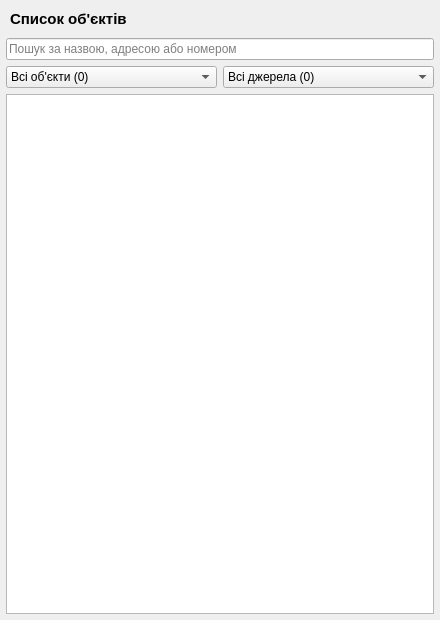
<?xml version="1.0" encoding="UTF-8"?>
<ui version="4.0">
 <class>ObjectListPanel</class>
 <widget class="QWidget" name="ObjectListPanel">
  <property name="geometry">
   <rect>
    <x>0</x>
    <y>0</y>
    <width>440</width>
    <height>620</height>
   </rect>
  </property>
  <property name="minimumSize">
   <size>
    <width>320</width>
    <height>360</height>
   </size>
  </property>
  <layout class="QVBoxLayout" name="objectListRootLayout">
   <property name="leftMargin">
    <number>6</number>
   </property>
   <property name="topMargin">
    <number>6</number>
   </property>
   <property name="rightMargin">
    <number>6</number>
   </property>
   <property name="bottomMargin">
    <number>6</number>
   </property>
   <item>
    <widget class="QLabel" name="titleLabel">
     <property name="text">
      <string>Список об'єктів</string>
     </property>
     <property name="styleSheet">
      <string notr="true">font-weight: 600; font-size: 11pt; padding: 4px 0;</string>
     </property>
    </widget>
   </item>
   <item>
    <widget class="QLineEdit" name="searchEdit">
     <property name="clearButtonEnabled">
      <bool>true</bool>
     </property>
     <property name="placeholderText">
      <string>Пошук за назвою, адресою або номером</string>
     </property>
    </widget>
   </item>
   <item>
    <layout class="QHBoxLayout" name="filterLayout">
     <property name="spacing">
      <number>6</number>
     </property>
     <item>
      <widget class="QComboBox" name="statusFilter">
       <property name="toolTip">
        <string>Фільтр стану об'єкта</string>
       </property>
       <item>
        <property name="text">
         <string>Всі об'єкти (0)</string>
        </property>
       </item>
       <item>
        <property name="text">
         <string>Тривоги (0)</string>
        </property>
       </item>
       <item>
        <property name="text">
         <string>Нема зв'язку (0)</string>
        </property>
       </item>
      </widget>
     </item>
     <item>
      <widget class="QComboBox" name="sourceFilter">
       <property name="toolTip">
        <string>Фільтр джерела даних</string>
       </property>
       <item>
        <property name="text">
         <string>Всі джерела (0)</string>
        </property>
       </item>
       <item>
        <property name="text">
         <string>БД/МІСТ (0)</string>
        </property>
       </item>
       <item>
        <property name="text">
         <string>Phoenix (0)</string>
        </property>
       </item>
       <item>
        <property name="text">
         <string>CASL (0)</string>
        </property>
       </item>
      </widget>
     </item>
    </layout>
   </item>
   <item>
    <widget class="QTableView" name="objectTable">
     <property name="alternatingRowColors">
      <bool>true</bool>
     </property>
     <property name="selectionBehavior">
      <enum>QAbstractItemView::SelectRows</enum>
     </property>
     <property name="editTriggers">
      <set>QAbstractItemView::NoEditTriggers</set>
     </property>
     <property name="sortingEnabled">
      <bool>true</bool>
     </property>
     <property name="styleSheet">
      <string notr="true">QTableView { gridline-color: #d0d0d0; selection-background-color: #cfe3ff; selection-color: #000000; }</string>
     </property>
     <attribute name="horizontalHeaderStretchLastSection">
      <bool>true</bool>
     </attribute>
     <attribute name="horizontalHeaderMinimumSectionSize">
      <number>20</number>
     </attribute>
    </widget>
   </item>
  </layout>
 </widget>
 <resources/>
 <connections/>
</ui>
